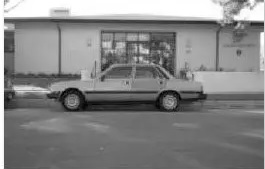
#> input picture 2.2.IoU/img1.jpg, 265 x 169 px
$ python IoU.py
#> lines starting #> are read from the running program, lines starting #| are printed output that depends on the picture
# import the necessary packages
from collections import namedtuple
import numpy as np
import cv2
# Định nghĩa đối tượng giả phát hiện Detection
# image_path: Folder chứa ảnh thử nghiệm

def Tinh_IoU(boxA, boxB):
	# Xác định tọa độ (x, y) của vùng hợp
	xA = max(boxA[0], boxB[0])
	yA = max(boxA[1], boxB[1])
	xB = min(boxA[2], boxB[2])
	yB = min(boxA[3], boxB[3])

	# Tính vùng chữ nhật hợp
	interArea = max(0, xB - xA + 1) * max(0, yB - yA + 1)

	# Tính vùng ch nhật của hộp thực tế và hộp dự đoán
	boxAArea = (boxA[2] - boxA[0] + 1) * (boxA[3] - boxA[1] + 1)
	boxBArea = (boxB[2] - boxB[0] + 1) * (boxB[3] - boxB[1] + 1)

	# Tính IoU
	iou = interArea / float(boxAArea + boxBArea - interArea)

	# Trả về giá trị IoU
	return iou


# Giả sử Đọc file ảnh
image = cv2.imread("img1.jpg")
#> image is the input picture: shape (169, 265, 3); min 0, max 255, mean 132.2

# Giả sử danh sách chứa tọa độ hộp thực tế
# Trong bài toán phát hiện đối tượng thì giá trị này có được tập dữ liệu train
ground_truth = [39, 63, 203, 112]

# Giả sử danh sách chứa tọa độ mà bộ phát hiện đối tượng dự đoán
# Trong bài toán phát hiện đối tượng thì giá trị này có được từ thuật toán
# Tìm kiếm chọn lọc
predicted = [54, 66, 198, 114]

# Dựa số liệu như trên, vẽ hộp thực tế và hộp dự đoán
cv2.rectangle(image, ground_truth[:2],ground_truth[2:], (0, 255, 0), 2)
cv2.rectangle(image, predicted[:2],predicted[2:], (0, 0, 255), 2)

# Tính IoU và vẽ giá trị IoU trên ảnh
iou = Tinh_IoU(ground_truth, predicted)
cv2.putText(image, "IoU: {:.4f}".format(iou), (10, 30),	cv2.FONT_HERSHEY_SIMPLEX, 0.6, (0, 255, 0), 2)
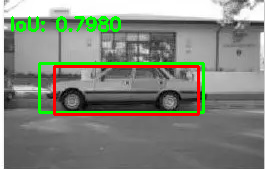
#> image: shape (169, 265, 3); mean B, G, R 124, 134.7, 130.5

# Hiển thị ảnh
cv2.imshow("Image", image)
cv2.waitKey(0)
